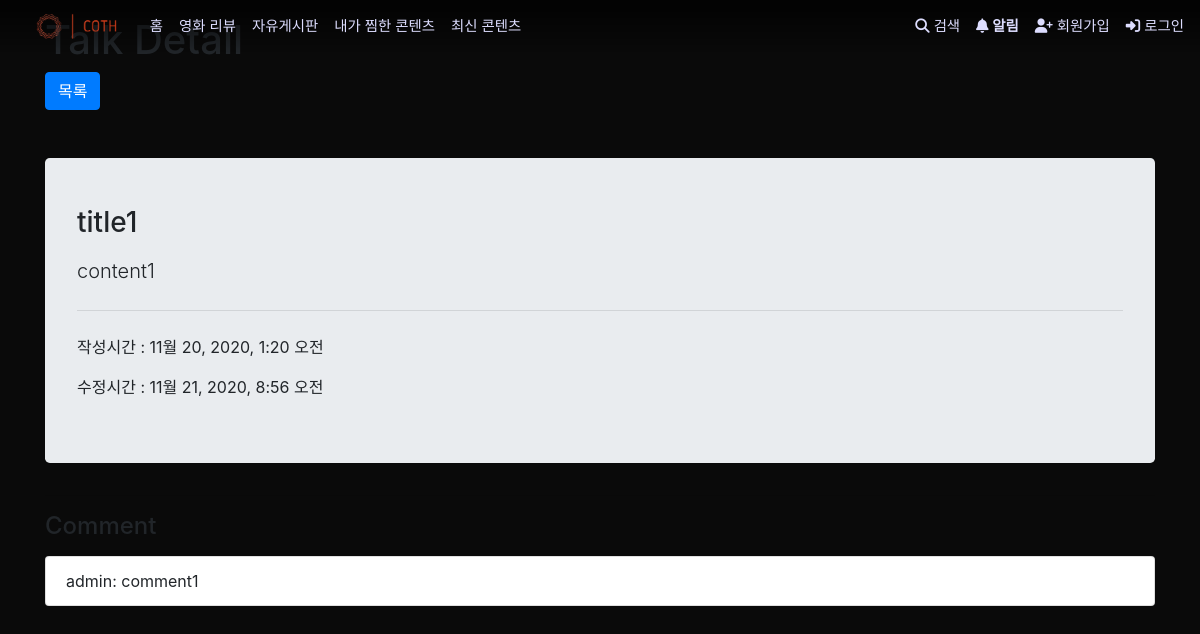
The app's page /articles/talk/1/, older data.
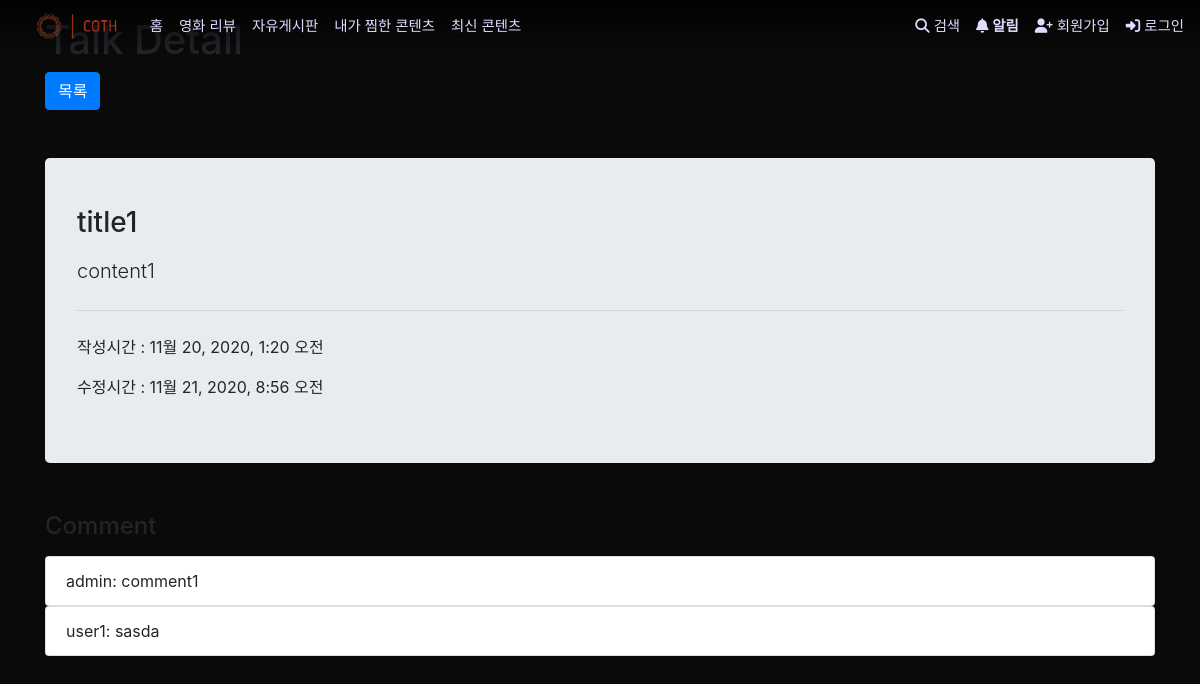
The same page, newer data.
### articles/models.py (models this page shows, shortened)
class TalkComment(models.Model):
    user = models.ForeignKey(settings.AUTH_USER_MODEL, on_delete=models.CASCADE)
    talk_article = models.ForeignKey(TalkArticle, on_delete=models.CASCADE)
    content = models.CharField(max_length=100)

### accounts/models.py (models this page shows)
class User(AbstractUser):
    followers = models.ManyToManyField('self', symmetrical=False, related_name='followings')
    image = ProcessedImageField(blank=True,
                                processors=[Thumbnail(150, 150)],
                                format='png',
                                options={'quality': 100},
                                upload_to='%Y/%m/%d')
    selfpr = models.CharField(max_length=100)
    nickname = models.CharField(max_length=20)

### articles/views.py (the view)
# urls.py: path('talk/<int:talk_pk>/', views.talk_detail, name='talk_detail'),
@require_GET
def talk_detail(request, talk_pk):
    talk = get_object_or_404(TalkArticle, pk=talk_pk)
    talk.hits += 1
    talk.save()
    talk_comment_form = TalkCommentForm()
    talk_comments = talk.talkcomment_set.all()
    context = {
        'talk': talk,
        'talk_comment_form': talk_comment_form,
        'talk_comments': talk_comments,
    }
    return render(request, 'articles/talk_detail.html', context)

### articles/templates/articles/talk_detail.html (shortened to what this page needs)
{% extends 'base.html' %}
{% load bootstrap4 %}
{% block content %}
  <div class="mb-5">
    <h1>Talk Detail</h1>
    <a class="btn btn-primary" href="{% url 'articles:talk_index' %}">목록</a>
  </div>
  <div class="jumbotron py-5">
    <h3 class="display-5 mb-3">{{ talk.title }}</h3>
    <p class="lead">{{ talk.content }}</p>
    <hr class="my-4">
    <p>작성시간 : {{ talk.created_at }}</p>
    <p>수정시간 : {{ talk.updated_at }}</p>
  </div>
  <hr>
  <div>
    <h4 class="mb-3">Comment</h4>
    <div class="mb-5">
      {% for talk_comment in talk_comments %}
        <ul class="list-group pl-0">
          <div class="list-group-item d-flex justify-content-between">
            <li class="d-inline">{{talk_comment.user}}: {{ talk_comment.content }}</li>
          </div>
        </ul>
      {% endfor %}
    </div>
  </div>
{% endblock %}

Row changes from the older to the newer data that the page shows:
added TalkComment: user "user1", content "sasda"
